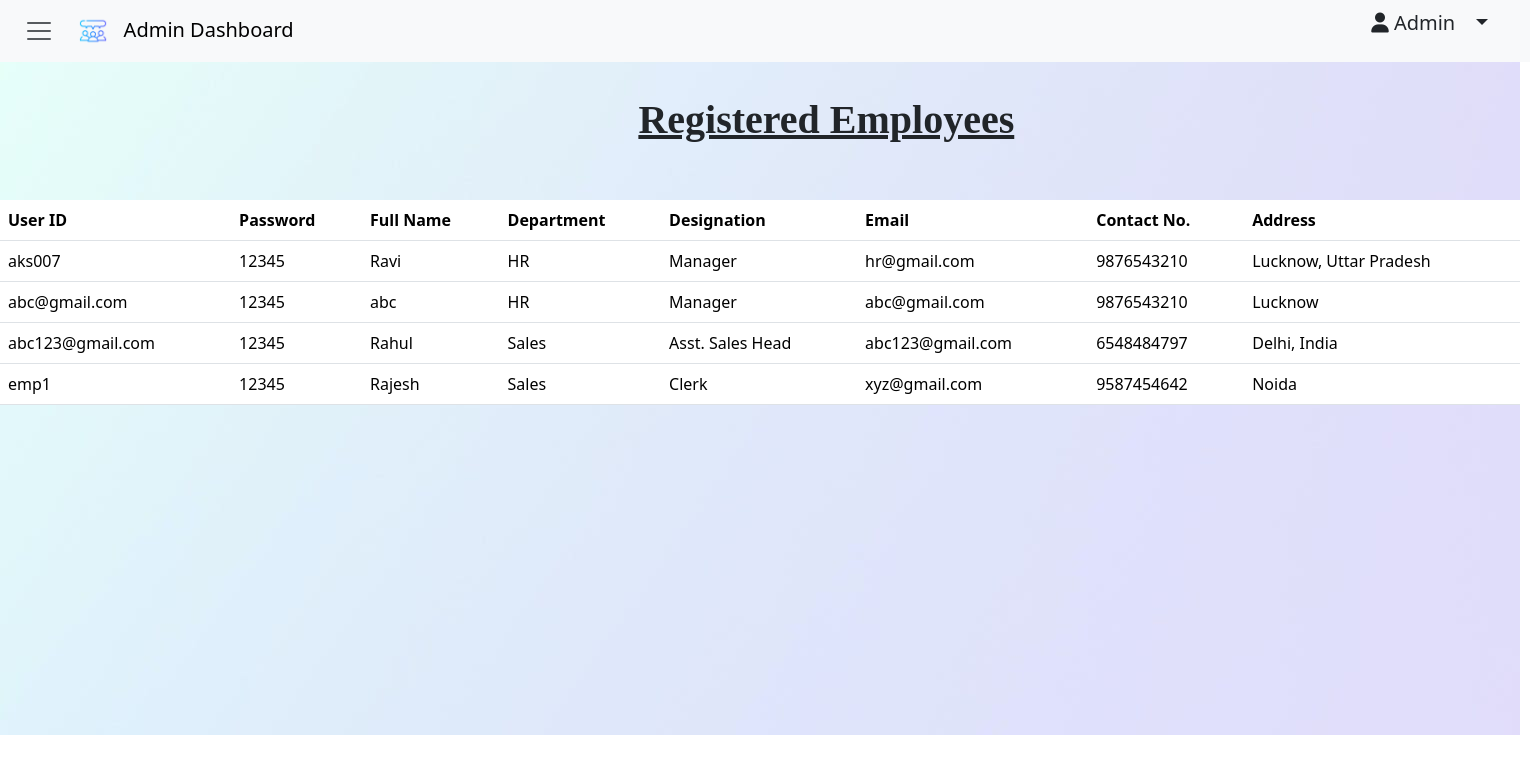
Page /admin_register/ on the committed database.
### appraisalapp/models.py (models this page shows)
class Employee(models.Model):
    userid = models.CharField(max_length=100, primary_key=True)
    name=models.CharField(max_length=50)
    fname=models.CharField(max_length=50)
    mname=models.CharField(max_length=50)
    gender=models.CharField(max_length=6)
    dob=models.CharField(max_length=30)
    address=models.TextField()
    department=models.CharField(max_length=100)
    designation=models.CharField(max_length=100)
    contactno=models.CharField(max_length=10)
    emailaddress=models.EmailField(max_length=254)
    password=models.CharField(max_length=30)

### adminapp/views.py (the view)
# urls.py: path('admin_register/',views.admin_register,name='admin_register'),
def admin_register(request):
    emp= Employee.objects.all()
    return render(request,"admin_register.html", { 'empdetails':emp })

### adminapp/templates/admin_register.html (shortened to what this page needs)
<!DOCTYPE html>
<html lang="en">
{% load static %}
<head>
    <link href="bootstrap.css" rel="stylesheet">
    <link href="https://cdn.jsdelivr.net/npm/bootstrap@5.3.3/dist/css/bootstrap.min.css" rel="stylesheet"
>
    <link rel="stylesheet" href="https://cdnjs.cloudflare.com/ajax/libs/font-awesome/6.5.2/css/all.min.css" />
</head>
<body>
    <div id="outer">
        <div id="navbar">
            <nav class="navbar bg-body-tertiary fixed-top">
                <div class="container-fluid">
                    <button class="navbar-toggler" id="navtoggler" type="button" data-bs-toggle="offcanvas"
                        data-bs-target="#offcanvasNavbar" aria-controls="offcanvasNavbar"
                        aria-label="Toggle navigation">
                        <span class="navbar-toggler-icon">
                            <a class="navbar-brand" id="nav-title" href="#">
                                <img src="../static/logo.png" alt="Logo" width="30" height="30"
                                    class="d-inline-block align-text-top">
                                &nbsp;
                                Admin Dashboard
                            </a>
                        </span>
                    </button>
                    <ul>
                        <li class="nav-item dropdown">
                            <a class="nav-link dropdown-toggle" href="#" role="button" data-bs-toggle="dropdown"
                                aria-expanded="false" style="font-size: 20px;"><i class="fa-solid fa-user"></i>
                                Admin &nbsp;
                            </a>
                        </li>
                    </ul>
                </div>
            </nav>
        </div>
        <div id="body">
            <h1><b><u>Registered Employees</u></b></h1>
            <br /><br />
            <table class="table">
                <thead>
                    <tr>
                        <th scope="col">User ID</th>
                        <th scope="col">Password</th>
                        <th scope="col">Full Name</th>
                        <th scope="col">Department</th>
                        <th scope="col">Designation</th>
                        <th scope="col">Email</th>
                        <th scope="col">Contact No.</th>
                        <th scope="col">Address</th>
                    </tr>
                </thead>
                <tbody>
                    {% for e in empdetails %}
                    <tr>
                        <td>{{e.userid}}</td>
                        <td>{{e.password}}</td>
                        <td>{{e.name}}</td>
                        <td>{{e.department}}</td>
                        <td>{{e.designation}}</td>
                        <td>{{e.emailaddress}}</td>
                        <td>{{e.contactno}}</td>
                        <td>{{e.address}}</td>
                    </tr>
                    {% endfor %}
                </tbody>
            </table>
        </div>
    </div>
</body>
</html>

### adminapp/templates/admin_register.html (style rules this page uses)
#outer { height: 735px; width: 1520px; background-image: url(../static/background.jpg); }
#navbar { height: 50px; }
#navtoggler { border: none; }
#nav-title { margin-left: 180%; }
.container-fluid ul { margin-right: 2%; list-style-type: none; }
#body h1 { font-family: calibri; margin-top: 3%; margin-left: 42%; }

### rows in the picture
Employee: userid "aks007", password "12345", name "Ravi", department "HR", designation "Manager", emailaddress "hr@gmail.com", contactno "9876543210", address "Lucknow, Uttar Pradesh"
Employee: userid "abc@gmail.com", password "12345", name "abc", department "HR", designation "Manager", emailaddress "abc@gmail.com", contactno "9876543210", address "Lucknow"
Employee: userid "abc123@gmail.com", password "12345", name "Rahul", department "Sales", designation "Asst. Sales Head", emailaddress "abc123@gmail.com", contactno "6548484797", address "Delhi, India"
Employee: userid "emp1", password "12345", name "Rajesh", department "Sales", designation "Clerk", emailaddress "xyz@gmail.com", contactno "9587454642", address "Noida"
